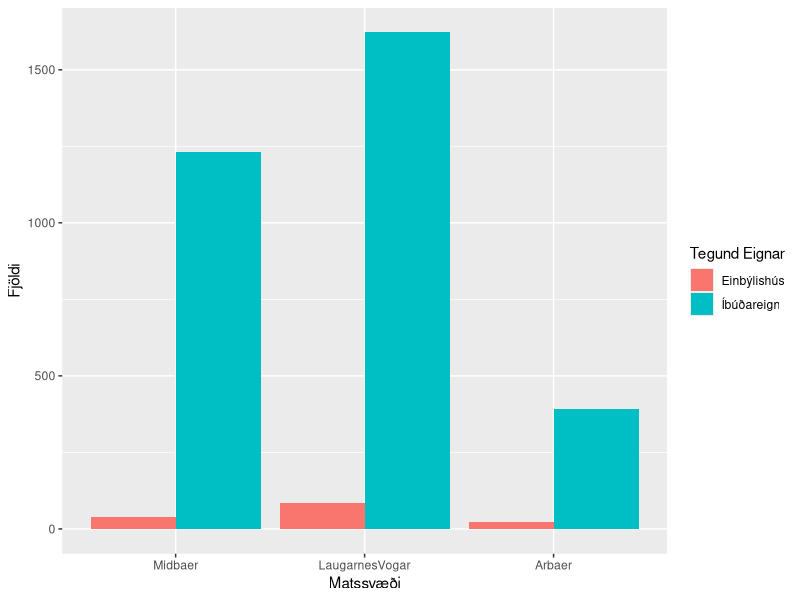
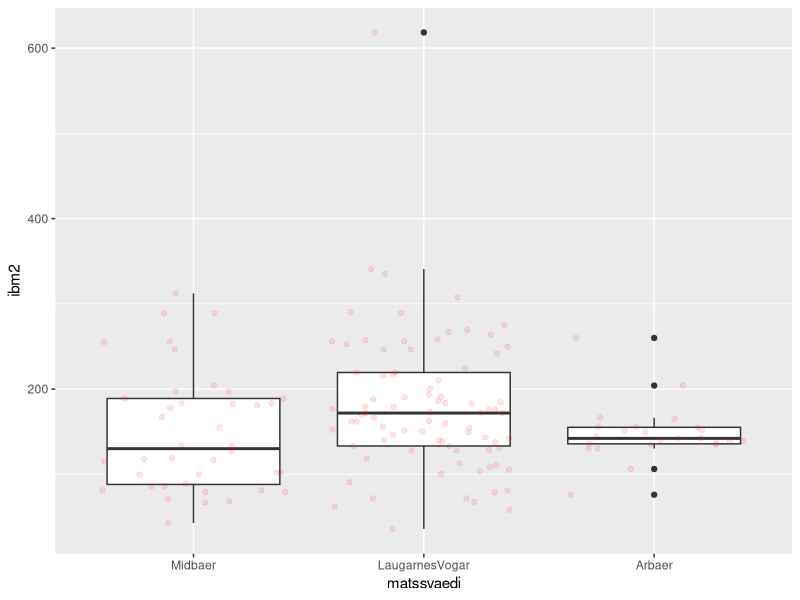
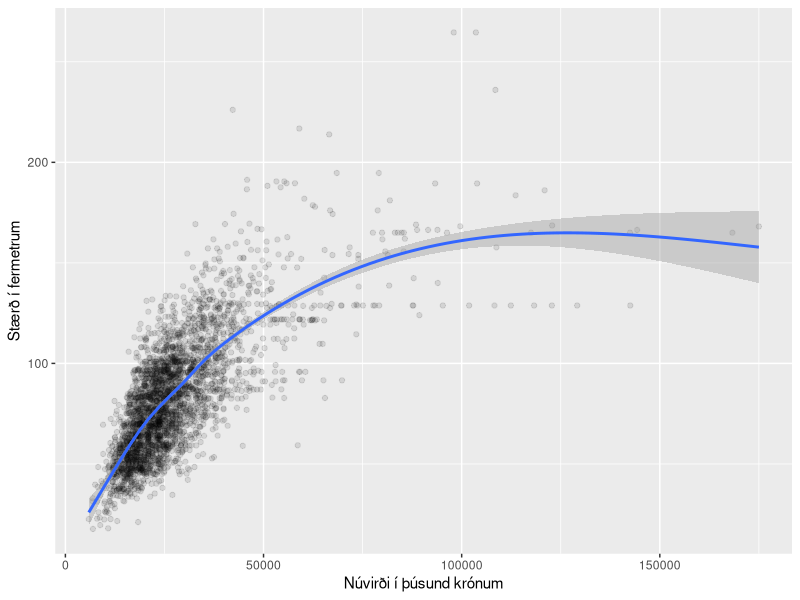
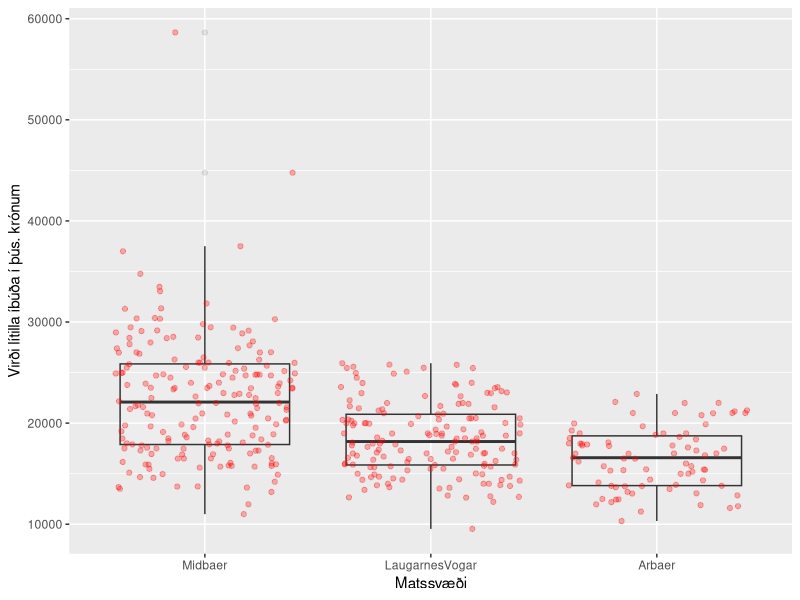

Here is the R script that generated these plots, in order:
## ---- chunk 1
knitr::opts_chunk$set(echo = TRUE)
library(dplyr)
library(ggplot2)
## ---- chunk 2
thv <- read.table("./data/husnaedi.txt", header = TRUE, sep = ";")
## ---- chunk 3
hverfi <- c(20, 100, 200)
thv <- filter(thv, thv$matssvaedi%in%hverfi)
## ---- chunk 4
str(thv)
##Eins og sjá má eru matssvæðin ranglega skilgreind sem tölugildi. Svo við breytum þeim í faktor og köllum matssvæðin nýjum nöfnum.
thv$matssvaedi <- as.factor(thv$matssvaedi)
levels(thv$matssvaedi) <- c("Midbaer", "LaugarnesVogar", "Arbaer")
str(thv)
## ---- chunk 5
plott1 <- 
  ggplot(aes(matssvaedi), data = thv) +
  geom_bar(position = "dodge", aes(fill = thv$teg_eign)) +

##X og Y labels
  xlab("Matssvæði") + ylab("Fjöldi") +

##Legend
  scale_fill_discrete(name = "Tegund Eignar")

plott1
## ---- chunk 6
einbylishus <- dplyr::filter(thv, teg_eign == "Einbýlishús")
plott2 <- 
  ggplot(aes(matssvaedi, ibm2), data = einbylishus) + geom_boxplot() + geom_jitter(alpha = 0.1, color = "red")

plott2
## ---- chunk 7
ibudir <- dplyr::filter(thv, teg_eign == "Íbúðareign")
plott3 <- 
  ggplot(aes(nuvirdi, ibm2), 
        data = ibudir) +
  ## How to plot
        geom_point(alpha = 0.1) +
        geom_smooth() + 
  ## X and Y labels
        xlab("Núvirði í þúsund krónum") + ylab("Stærð í fermetrum")

plott3
## ---- chunk 8
table(thv$teg_eign, thv$matssvaedi)
prop.table(table(thv$teg_eign, thv$matssvaedi), 2)
## ---- chunk 9
einbyl.midbaer <- einbylishus %>%
  filter(matssvaedi == "Midbaer")

einbyl.LaugarnesVogar <- einbylishus %>%
  filter(matssvaedi == "LaugarnesVogar")

einbyl.Arbaer <- einbylishus %>%
  filter(matssvaedi == "Arbaer")
## ---- chunk 10
litlar <- filter(ibudir, ibm2>=50 & ibm2 <=60)
ggplot(data = litlar, aes(matssvaedi, nuvirdi))+
  ## How to plot
        geom_boxplot(alpha=0.1)+
        geom_jitter(alpha = 0.3, color = "red")+
  ## X and Y labels
        xlab("Matssvæði") + ylab("Virði lítilla íbúða í þús. krónum")+
        scale_y_continuous(breaks = c(0,10000,20000,30000,40000,50000,60000))
